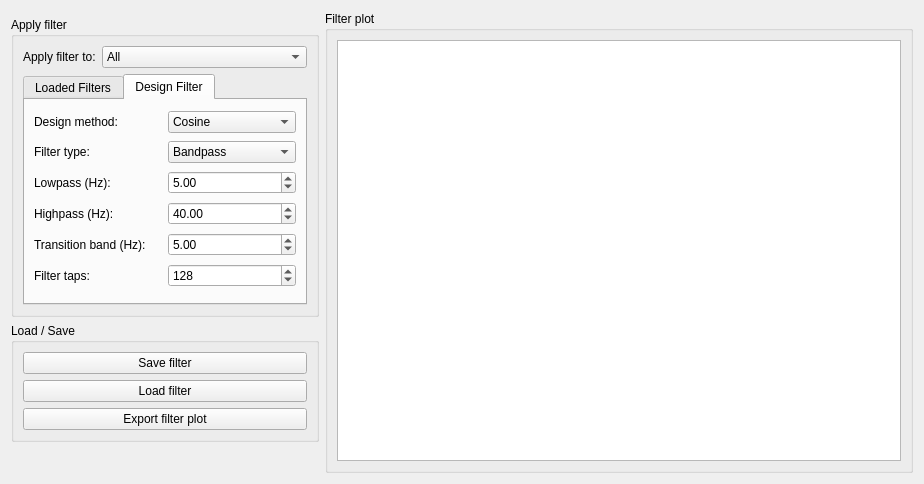
<?xml version="1.0" encoding="UTF-8"?>
<ui version="4.0">
 <class>FilterViewWidget</class>
 <widget class="QWidget" name="FilterViewWidget">
  <property name="windowModality">
   <enum>Qt::NonModal</enum>
  </property>
  <property name="geometry">
   <rect>
    <x>0</x>
    <y>0</y>
    <width>924</width>
    <height>484</height>
   </rect>
  </property>
  <property name="windowTitle">
   <string>Temporal Filtering</string>
  </property>
  <layout class="QHBoxLayout" name="horizontalLayout_2">
   <item>
    <layout class="QGridLayout" name="gridLayout_4">
     <property name="topMargin">
      <number>0</number>
     </property>
     <item row="1" column="0">
      <widget class="QGroupBox" name="m_groupBox_filterSettings_2">
       <property name="sizePolicy">
        <sizepolicy hsizetype="Preferred" vsizetype="Preferred">
         <horstretch>0</horstretch>
         <verstretch>0</verstretch>
        </sizepolicy>
       </property>
       <property name="minimumSize">
        <size>
         <width>0</width>
         <height>0</height>
        </size>
       </property>
       <property name="title">
        <string>Apply filter</string>
       </property>
       <layout class="QFormLayout" name="formLayout">
        <item row="0" column="0">
         <widget class="QLabel" name="m_label_applyFilterTo">
          <property name="text">
           <string>Apply filter to:</string>
          </property>
         </widget>
        </item>
        <item row="0" column="1">
         <widget class="QComboBox" name="m_comboBox_filterApplyTo">
          <item>
           <property name="text">
            <string>All</string>
           </property>
          </item>
          <item>
           <property name="text">
            <string>MEG</string>
           </property>
          </item>
          <item>
           <property name="text">
            <string>EEG</string>
           </property>
          </item>
          <item>
           <property name="text">
            <string>ECG</string>
           </property>
          </item>
          <item>
           <property name="text">
            <string>EOG</string>
           </property>
          </item>
          <item>
           <property name="text">
            <string>EMG</string>
           </property>
          </item>
         </widget>
        </item>
        <item row="1" column="0" colspan="2">
         <widget class="QTabWidget" name="m_tabWidget_mode">
          <property name="sizePolicy">
           <sizepolicy hsizetype="Preferred" vsizetype="Preferred">
            <horstretch>0</horstretch>
            <verstretch>0</verstretch>
           </sizepolicy>
          </property>
          <property name="maximumSize">
           <size>
            <width>16777215</width>
            <height>16777215</height>
           </size>
          </property>
          <property name="currentIndex">
           <number>1</number>
          </property>
          <widget class="QWidget" name="List">
           <attribute name="title">
            <string>Loaded Filters</string>
           </attribute>
           <layout class="QFormLayout" name="formLayout_2">
            <item row="0" column="1">
             <widget class="QTableView" name="m_tableView_filterDataView">
              <property name="sizePolicy">
               <sizepolicy hsizetype="Preferred" vsizetype="Preferred">
                <horstretch>0</horstretch>
                <verstretch>0</verstretch>
               </sizepolicy>
              </property>
              <property name="minimumSize">
               <size>
                <width>0</width>
                <height>0</height>
               </size>
              </property>
              <property name="maximumSize">
               <size>
                <width>16777215</width>
                <height>16777215</height>
               </size>
              </property>
              <property name="verticalScrollBarPolicy">
               <enum>Qt::ScrollBarAsNeeded</enum>
              </property>
              <property name="sizeAdjustPolicy">
               <enum>QAbstractScrollArea::AdjustIgnored</enum>
              </property>
              <property name="editTriggers">
               <set>QAbstractItemView::AllEditTriggers</set>
              </property>
              <property name="alternatingRowColors">
               <bool>false</bool>
              </property>
              <property name="selectionMode">
               <enum>QAbstractItemView::SingleSelection</enum>
              </property>
              <property name="selectionBehavior">
               <enum>QAbstractItemView::SelectRows</enum>
              </property>
             </widget>
            </item>
            <item row="0" column="0">
             <layout class="QVBoxLayout" name="m_layout_defaultFilterActivation"/>
            </item>
           </layout>
          </widget>
          <widget class="QWidget" name="Design">
           <attribute name="title">
            <string>Design Filter</string>
           </attribute>
           <layout class="QHBoxLayout" name="horizontalLayout_4">
            <item>
             <layout class="QGridLayout" name="m_layout_designFilter">
              <item row="3" column="0">
               <widget class="QLabel" name="m_label_lowpass">
                <property name="text">
                 <string>Highpass (Hz):</string>
                </property>
               </widget>
              </item>
              <item row="2" column="1">
               <widget class="QDoubleSpinBox" name="m_doubleSpinBox_lowpass">
                <property name="maximum">
                 <double>999.000000000000000</double>
                </property>
                <property name="singleStep">
                 <double>1.000000000000000</double>
                </property>
                <property name="value">
                 <double>5.000000000000000</double>
                </property>
               </widget>
              </item>
              <item row="3" column="1">
               <widget class="QDoubleSpinBox" name="m_doubleSpinBox_highpass">
                <property name="maximum">
                 <double>999.000000000000000</double>
                </property>
                <property name="singleStep">
                 <double>1.000000000000000</double>
                </property>
                <property name="value">
                 <double>40.000000000000000</double>
                </property>
               </widget>
              </item>
              <item row="4" column="0">
               <widget class="QLabel" name="m_label_transitionBand">
                <property name="text">
                 <string>Transition band (Hz):</string>
                </property>
               </widget>
              </item>
              <item row="4" column="1">
               <widget class="QDoubleSpinBox" name="m_doubleSpinBox_transitionband">
                <property name="maximum">
                 <double>999.000000000000000</double>
                </property>
                <property name="singleStep">
                 <double>1.000000000000000</double>
                </property>
                <property name="value">
                 <double>5.000000000000000</double>
                </property>
               </widget>
              </item>
              <item row="0" column="0">
               <widget class="QLabel" name="m_label_designMethod">
                <property name="text">
                 <string>Design method:</string>
                </property>
               </widget>
              </item>
              <item row="1" column="1">
               <widget class="QComboBox" name="m_comboBox_filterType">
                <property name="sizePolicy">
                 <sizepolicy hsizetype="Preferred" vsizetype="Fixed">
                  <horstretch>0</horstretch>
                  <verstretch>0</verstretch>
                 </sizepolicy>
                </property>
                <item>
                 <property name="text">
                  <string>Bandpass</string>
                 </property>
                </item>
                <item>
                 <property name="text">
                  <string>Lowpass</string>
                 </property>
                </item>
                <item>
                 <property name="text">
                  <string>Highpass</string>
                 </property>
                </item>
               </widget>
              </item>
              <item row="0" column="1">
               <widget class="QComboBox" name="m_comboBox_designMethod">
                <item>
                 <property name="text">
                  <string>Cosine</string>
                 </property>
                </item>
                <item>
                 <property name="text">
                  <string>Tschebyscheff</string>
                 </property>
                </item>
               </widget>
              </item>
              <item row="2" column="0">
               <widget class="QLabel" name="m_label_highpass">
                <property name="text">
                 <string>Lowpass (Hz):</string>
                </property>
               </widget>
              </item>
              <item row="1" column="0">
               <widget class="QLabel" name="m_label_filterType">
                <property name="text">
                 <string>Filter type:</string>
                </property>
               </widget>
              </item>
              <item row="5" column="0">
               <widget class="QLabel" name="m_label_filterTaps">
                <property name="text">
                 <string>Filter taps:</string>
                </property>
               </widget>
              </item>
              <item row="5" column="1">
               <widget class="QSpinBox" name="m_spinBox_filterTaps">
                <property name="minimum">
                 <number>2</number>
                </property>
                <property name="maximum">
                 <number>256</number>
                </property>
                <property name="singleStep">
                 <number>2</number>
                </property>
                <property name="value">
                 <number>128</number>
                </property>
               </widget>
              </item>
             </layout>
            </item>
           </layout>
          </widget>
         </widget>
        </item>
       </layout>
      </widget>
     </item>
     <item row="4" column="0">
      <spacer name="verticalSpacer">
       <property name="orientation">
        <enum>Qt::Vertical</enum>
       </property>
       <property name="sizeHint" stdset="0">
        <size>
         <width>20</width>
         <height>40</height>
        </size>
       </property>
      </spacer>
     </item>
     <item row="0" column="1" rowspan="5">
      <widget class="QGroupBox" name="m_groupBox_filterPlot">
       <property name="sizePolicy">
        <sizepolicy hsizetype="Expanding" vsizetype="Expanding">
         <horstretch>0</horstretch>
         <verstretch>0</verstretch>
        </sizepolicy>
       </property>
       <property name="minimumSize">
        <size>
         <width>0</width>
         <height>0</height>
        </size>
       </property>
       <property name="maximumSize">
        <size>
         <width>16777215</width>
         <height>16777215</height>
        </size>
       </property>
       <property name="title">
        <string>Filter plot</string>
       </property>
       <layout class="QHBoxLayout" name="horizontalLayout">
        <item>
         <widget class="QGraphicsView" name="m_graphicsView_filterPlot">
          <property name="sizePolicy">
           <sizepolicy hsizetype="Expanding" vsizetype="Expanding">
            <horstretch>0</horstretch>
            <verstretch>0</verstretch>
           </sizepolicy>
          </property>
          <property name="minimumSize">
           <size>
            <width>450</width>
            <height>0</height>
           </size>
          </property>
         </widget>
        </item>
       </layout>
      </widget>
     </item>
     <item row="2" column="0" rowspan="2">
      <widget class="QGroupBox" name="groupBox">
       <property name="title">
        <string>Load / Save</string>
       </property>
       <layout class="QVBoxLayout" name="verticalLayout">
        <item>
         <widget class="QPushButton" name="m_pushButton_exportFilter">
          <property name="text">
           <string>Save filter</string>
          </property>
         </widget>
        </item>
        <item>
         <widget class="QPushButton" name="m_pushButton_loadFilter">
          <property name="text">
           <string>Load filter</string>
          </property>
         </widget>
        </item>
        <item>
         <widget class="QPushButton" name="m_pushButton_exportPlot">
          <property name="text">
           <string>Export filter plot</string>
          </property>
         </widget>
        </item>
       </layout>
      </widget>
     </item>
    </layout>
   </item>
  </layout>
 </widget>
 <tabstops>
  <tabstop>m_comboBox_filterApplyTo</tabstop>
  <tabstop>m_tabWidget_mode</tabstop>
  <tabstop>m_pushButton_exportFilter</tabstop>
  <tabstop>m_pushButton_loadFilter</tabstop>
  <tabstop>m_pushButton_exportPlot</tabstop>
  <tabstop>m_graphicsView_filterPlot</tabstop>
  <tabstop>m_tableView_filterDataView</tabstop>
 </tabstops>
 <resources/>
 <connections/>
</ui>
